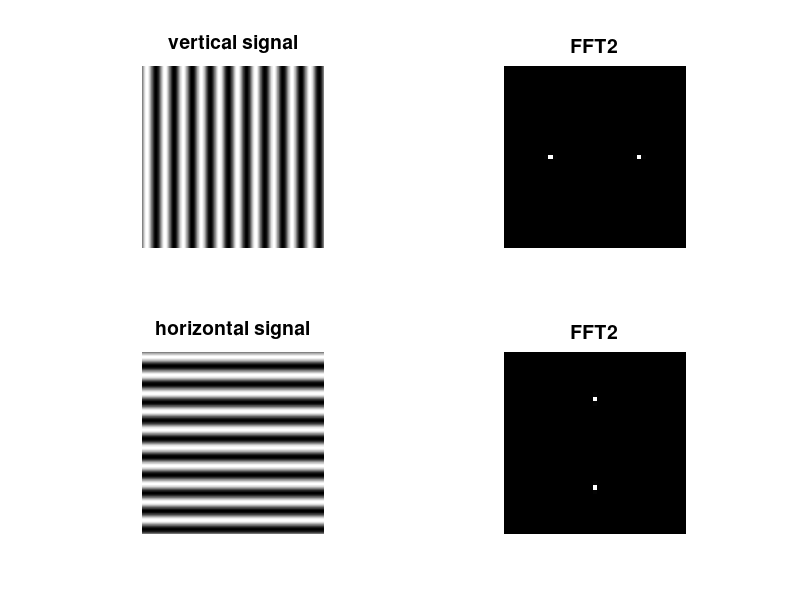
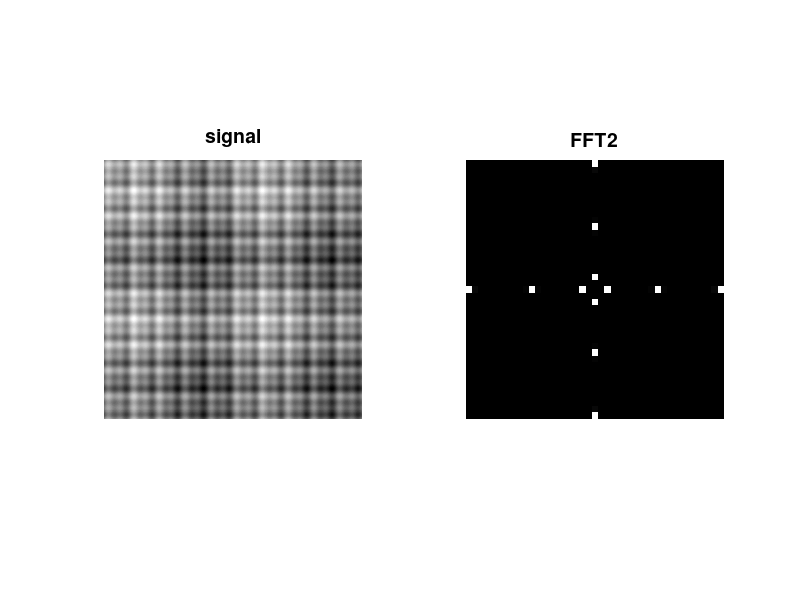

Write MATLAB code to recreate these figures, in order. (Note: this script raises an error after producing the figures.)
%% FFT2 esercizio
Fs = 256;        	% Sampling frequency
T = 1/Fs;         	% Sampling period
t = -1:T:1;    	% Time vector

s = sin(2*pi*5*t);
s_2D = repmat(s,length(s),1);
S_2D = abs(fftshift(fft2(s_2D)));

figure;
subplot(2,2,1)
imshow(s_2D,[])
title('vertical signal','FontSize',14,'fontweight','bold')

Sv_2D = abs(fftshift(fft2(s_2D)));
subplot(2,2,2)
imshow(Sv_2D(237:277,237:277),[])
title('FFT2','FontSize',14,'fontweight','bold')

subplot(2,2,3)
imshow(s_2D',[])
title('horizontal signal','FontSize',14,'fontweight','bold')

Sh_2D = abs(fftshift(fft2(s_2D')));
subplot(2,2,4)
imshow(Sh_2D(237:277,237:277),[])
title('FFT2','FontSize',14,'fontweight','bold')

%% ESERCIZIO 2
s = sin(2*pi*5*t)+sin(2*pi*1*t)+sin(2*pi*10*t);
s_2D = repmat(s,length(s),1);
s_2D = s_2D+s_2D';	
S_2D = abs(fftshift(fft2(s_2D)));

figure
subplot(1,2,1); imshow(s_2D,[]); 
title('signal','FontSize',14,'fontweight','bold')
subplot(1,2,2); imshow(S_2D(237:277,237:277),[]);
title('FFT2','FontSize',14,'fontweight','bold')


%% gaussian
t_max = 8;
Fs = 4;
alpha = 1;
g = my_gaussian(t_max, 1.0/Fs, alpha);

G = fftshift(fft2(g));

figure;
subplot(1,2,1)
imshow(g,[])
title('signal')

subplot(1,2,2)
imshow(abs(G),[])
title('FFT')

%gaussiana 1D
t = -32:T:32;
l = length(t);
alpha = 0.01;
g = exp(-alpha*t.^2 );
figure; plot(t,g)
xlabel('time (s)','FontSize',14)
title('signal','FontSize',14,'fontweight','bold')


%% ESERCIZIO step
l=150;
R = zeros(l,l);
center=round(l/2);
R(:,center:end) = 1;
subplot(131)
imshow(R);
title('signal');

Rfft = (fft2(R));
subplot(132)
imshow((abs(Rfft)),[]);%,'InitialMagnification','fit');
title('FFT');

Rffts = fftshift(fft2(R));
subplot(133)
imshow((abs(Rffts)),[]);%,'InitialMagnification','fit');
%se si vuole vedere con lo stesso zoom della slide:
%subplot(1,3,3); imshow((abs(Rffts(60:90,60:90))),[]);
title('FFTshift');

%% ESERCIZIO quadrato

R = zeros(30,30);
center=floor(30/2);
R(center-8:center+9,center-2:center+3) = 1;
subplot(231)
imshow(R,[]);
title('signal');

Rfft = fft2(R);
subplot(232)
imshow(log(abs(Rfft)));%,'InitialMagnification','fit');
title('FFT2');

subplot(233)
imshow(log(abs(fftshift(Rfft))));%,'InitialMagnification','fit');
title('FFTshift');

Rz = zeros(120,120);
c = floor(120/2);
Rz(c-15:c+14,c-15:c+14) = R;

subplot(234)
imshow(Rz,[]);
title('signal Zero-padded');

Rfftz = fft2(Rz);
subplot(235)
imshow(log(abs(Rfftz)));%,'InitialMagnification','fit');
title('FFT');

Rffts = fftshift(fft2(Rz));
subplot(236)
imshow(log(abs(Rffts)));%,'InitialMagnification','fit');
title('FFTshift');


%% ESERCIZIO lena
clear all
close all
img = rgb2gray(imread('lena.jpg'));

figure;
subplot(2,2,1)
imshow(img,[])
title('img','FontSize',14,'fontweight','bold')

I =fftshift(fft2(img));
I_abs = abs(I);

subplot(2,2,2)
imshow(log(I_abs),[])
title('FFT ABS','FontSize',14,'fontweight','bold')

subplot(2,2,3)
imshow(log((real(I))),[])
title('FFT REAL','FontSize',14,'fontweight','bold')

subplot(2,2,4)
imshow(log((imag(I))),[])
title('FFT IMAG','FontSize',14,'fontweight','bold')

%ricostruzione solo con modulo (fase=0) e solo con fase (mag = 1)
I_mag=abs(I);
phase = angle(I);
I_phase=cos(phase)+1i*(sin(phase));
%I_phase = ifft2(ifftshift(ones(size(phase)).*exp(1i*phase)));

lena_mag=log(abs(ifft2(ifftshift(I_mag)))+1);
lena_phase=ifft2(ifftshift(I_phase));

%lena_phase = histeq(real(lena_phase));
figure;
subplot(121)
imshow(abs(lena_mag),[]);
%imshow(abs(lena_phase), []);

title('Magnitude')
 
subplot(122)
imshow(lena_phase, []);
title('Phase')

% hight and low frequency
% [l,l]=size(img);
% center = zeros(size(img));
% center(l/2,l/2)=I(l/2,l/2);
% I(l/2,l/2)=0;
% woc=real(ifft2(ifftshift(I)));
% c=real(ifft2(ifftshift(center)));
% figure;
% subplot(2,2,1)
% imshow(c,[]);
% title('center','FontSize',14,'fontweight','bold')
% subplot(2,2,2)
% imshow(woc,[]);
% title('ifft without center','FontSize',14,'fontweight','bold')

square = ones(size(img));
square(257-50:257+49,257-50:257+49)=0;

I_high = I.*square;
figure;
subplot(2,2,1)
imshow(log(abs(I_high)),[])
title('high frequencies','FontSize',14,'fontweight','bold')

I_low = I.*(1-square);
subplot(2,2,2)
imshow(log(abs(I_low)),[])
title('low frequencies','FontSize',14,'fontweight','bold')

img_high = real(ifft2(ifftshift(I_high)));
img_low= real(ifft2(ifftshift(I_low)));

subplot(2,2,3)
imshow(img_high,[])
subplot(2,2,4)
imshow(img_low,[])

figure;
subplot(1,2,1)
imshow(img,[])
title('original','FontSize',14,'fontweight','bold')
subplot(1,2,2)
imshow(img_low+img_high,[])
title('low+high','FontSize',14,'fontweight','bold')
